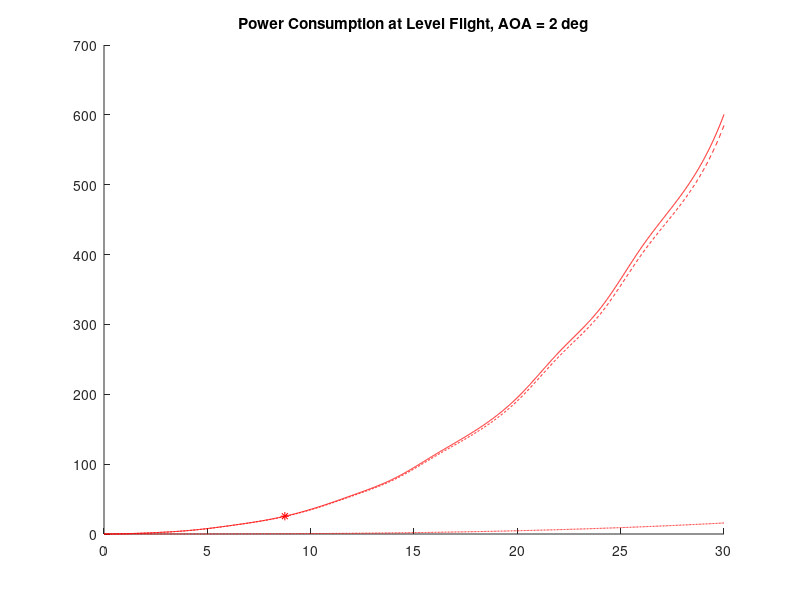

Write the MATLAB code that produced this figure.
%clear all; close all; clc

V_max = 30;
V_min = 0;

% AERODYNAMIC PARAMETERS XFLR5
% AoA set to 2 deg
% Cl = 0.815;
A_ref_w = 1.768;      % reference area m^2
lvl_v_min = 8.76;     % minimum speed for level flight 
V_step = 0.01;

% coefficents corespond to 2m/s steps from 0 m/s - 30 m/s
Cd_wing = [0.000,0.156,0.068,0.049,...
    0.037,0.032,0.029,0.026,0.025,0.023,...
    0.022,0.022,0.021,0.021,0.020,0.020]; 

% AERO DYNAMIC PARAMETERS OPEN ROCKET
% surface roughness Rs = 60 uF
a = 343; % sea level
d_ref = 0.09;
A_ref_b = pi * (d_ref/2)^2;

% One to one correspondance between Mach and coefficents
Mach = [0,0.01,0.02,0.04,0.05,0.06,0.07,0.08,0.1]; 
Cd_fuse = [0.48,0.20,0.17,0.15,0.15,0.15,0.15,0.15,0.15];

% DRAG FROM WING
velocity_w = (V_min:2:V_max); % m/s
rho = 1.225;       % air density kg/m^3
F_w = (1/2*A_ref_w*rho)*Cd_wing.*velocity_w.^2;

% DRAG FROM BODY
velocity_b = Mach.*a; % m/s
F_b = (1/2*A_ref_b*rho)*Cd_fuse.*velocity_b.^2;

% INTERPOLATING
velocity = (V_min:V_step:V_max);
F_w_interp = interp1(velocity_w,F_w,velocity, 'spline');
F_b_interp = interp1(velocity_b,F_b,velocity, 'spline');

F = F_w_interp + F_b_interp;

total_P = velocity.*F;
wing_P = velocity.*F_w_interp;
body_P = velocity.*F_b_interp;

lvl_ii = lvl_v_min/V_step;

figure(1)
hold on

p_Luke=plot(velocity,total_P,'r',velocity,wing_P,'r--',velocity,body_P,'r-.');
plot(velocity(lvl_ii),total_P(lvl_ii),'r*')

title('Power Consumption at Level Flight, AOA = 2 deg');


hold off

